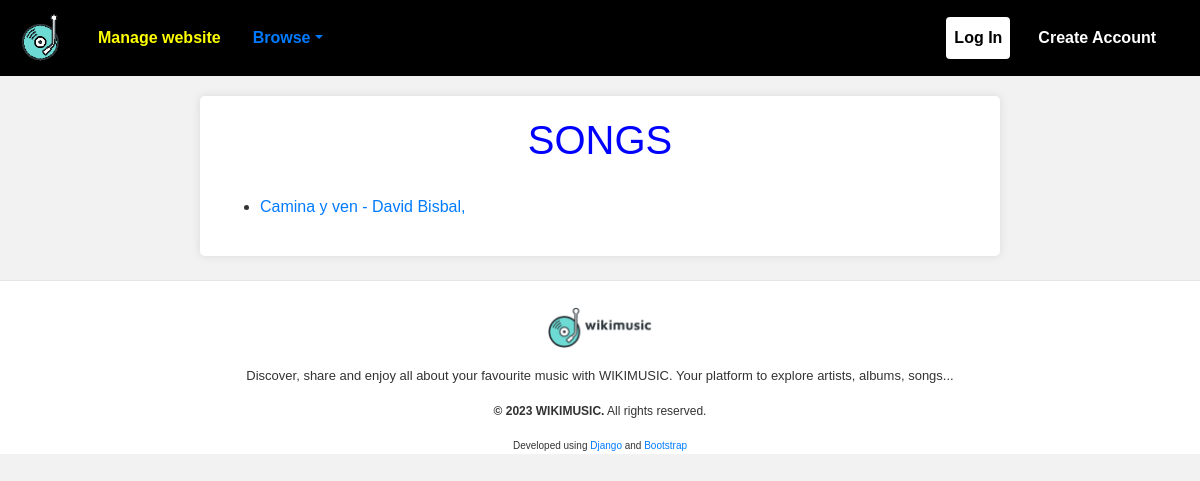
/wikimusic/list_song/, run on the app's committed database.
### wikimusic/models.py (models this page shows, shortened)
class Song (models.Model):
    idSong = models.IntegerField(primary_key=True)
    title = models.CharField(max_length=100)
    albumSong = models.ForeignKey(Album, on_delete=models.CASCADE, related_name='songs')
    artistsSong = models.ManyToManyField(Artist)
    lengthSong = models.CharField(max_length=5, validators=[RegexValidator(regex=r'^\d{2}:\d{2}$', message='Invalid time format. Use mm:ss format.')])
    lyrics = models.TextField(blank=True, null=True)
    urlSong = models.URLField()

class Artist (models.Model):
    idArtist = models.IntegerField(primary_key=True)
    firstname = models.CharField(max_length=20)
    surname = models.CharField(max_length=20)
    born = models.DateTimeField()
    death = models.DateTimeField(null=True, blank=True)
    bornCountry = models.CharField(max_length=30)
    bornCity = models.CharField(max_length=30)
    gender = models.CharField(max_length=10, choices=GENDER_CHOICES)

### wikimusic/views.py (the view)
# urls.py: path('list_song/', views.listSong, name='wikimusic-l-song'),
def listSong(request):
    list = Song.objects.all()
    return render(request, LIST_SONG, {'list': list})

### wikimusic/contexttemplates.py (called while the page is built)
def contextWikimusic(request):
    return {'wikimusic_base_html' : 'wikimusic/base.html',
            'wikimusic_icon' : 'wikimusic/icon.png',
            'wikimusic_logo' : 'wikimusic/logo.png',
            }

### wikimusic/templates/wikimusic/list_song.html (shortened to what this page needs)
{% extends wikimusic_base_html %}
{% block content %}
<h1 style="margin-bottom: 30px;">SONGS</h1>
    {% if list %}
        <ul>
            {% for song in list %}
                <li>
                    <a href="{% url 'wikimusic-v-song' song.idSong %}">
                        {{ song.title }} - {% for artist in song.artistsSong.all %} {{ artist.firstname }} {{ artist.surname }}, {% endfor %}
                    </a>
                </li>
            {% endfor %}
        </ul>
    {% else %}
        <div class="alert alert-warning" role="alert">
            There are no songs in the database
        </div>
    {% endif %}
{% endblock %}

### wikimusic/templates/wikimusic/base.html (style rules this page uses)
body { font-family: 'Arial', sans-serif; background-color: #f2f2f2; color: #333; line-height: 1.6; }
h1 { text-align:center; color: blue; }

### data on the page
Song: title "Camina y ven"
Artist: firstname "David", surname "Bisbal"
